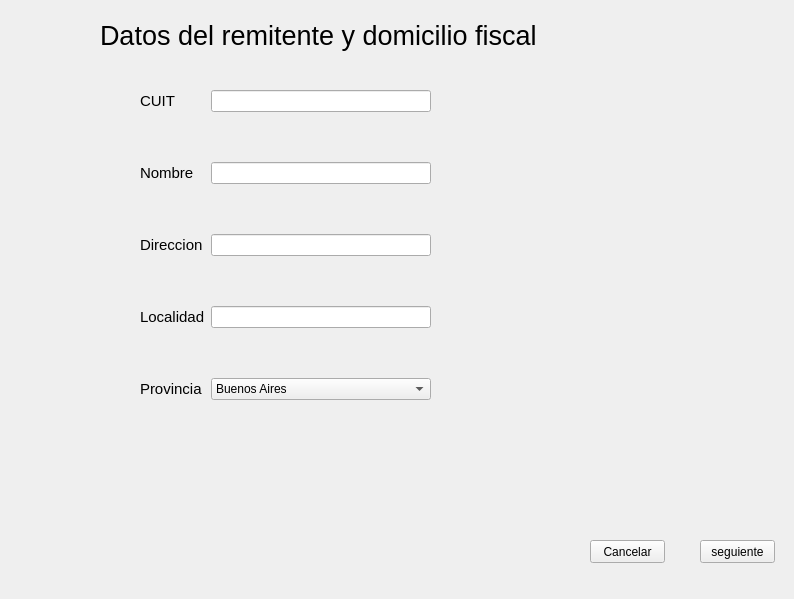
<?xml version="1.0" encoding="UTF-8"?>
<ui version="4.0">
 <class>GUI_CartaPorte_Crear_1</class>
 <widget class="QWidget" name="GUI_CartaPorte_Crear_1">
  <property name="geometry">
   <rect>
    <x>0</x>
    <y>0</y>
    <width>794</width>
    <height>599</height>
   </rect>
  </property>
  <property name="windowTitle">
   <string>Form</string>
  </property>
  <widget class="QLabel" name="label">
   <property name="geometry">
    <rect>
     <x>100</x>
     <y>0</y>
     <width>461</width>
     <height>71</height>
    </rect>
   </property>
   <property name="font">
    <font>
     <pointsize>20</pointsize>
    </font>
   </property>
   <property name="text">
    <string>Datos del remitente y domicilio fiscal</string>
   </property>
  </widget>
  <widget class="QPushButton" name="pushButton">
   <property name="geometry">
    <rect>
     <x>700</x>
     <y>540</y>
     <width>75</width>
     <height>23</height>
    </rect>
   </property>
   <property name="text">
    <string>seguiente</string>
   </property>
  </widget>
  <widget class="QWidget" name="formLayoutWidget">
   <property name="geometry">
    <rect>
     <x>120</x>
     <y>70</y>
     <width>381</width>
     <height>401</height>
    </rect>
   </property>
   <layout class="QFormLayout" name="formLayout">
    <property name="verticalSpacing">
     <number>50</number>
    </property>
    <property name="leftMargin">
     <number>20</number>
    </property>
    <property name="topMargin">
     <number>20</number>
    </property>
    <property name="rightMargin">
     <number>70</number>
    </property>
    <item row="0" column="0">
     <widget class="QLabel" name="label_2">
      <property name="font">
       <font>
        <pointsize>11</pointsize>
       </font>
      </property>
      <property name="text">
       <string>CUIT</string>
      </property>
     </widget>
    </item>
    <item row="1" column="0">
     <widget class="QLabel" name="label_3">
      <property name="font">
       <font>
        <pointsize>11</pointsize>
       </font>
      </property>
      <property name="text">
       <string>Nombre </string>
      </property>
     </widget>
    </item>
    <item row="2" column="0">
     <widget class="QLabel" name="label_4">
      <property name="font">
       <font>
        <pointsize>11</pointsize>
       </font>
      </property>
      <property name="text">
       <string>Direccion</string>
      </property>
     </widget>
    </item>
    <item row="3" column="0">
     <widget class="QLabel" name="label_5">
      <property name="font">
       <font>
        <pointsize>11</pointsize>
       </font>
      </property>
      <property name="text">
       <string>Localidad</string>
      </property>
     </widget>
    </item>
    <item row="4" column="0">
     <widget class="QLabel" name="label_6">
      <property name="font">
       <font>
        <pointsize>11</pointsize>
       </font>
      </property>
      <property name="text">
       <string>Provincia</string>
      </property>
     </widget>
    </item>
    <item row="0" column="1">
     <widget class="QLineEdit" name="lineEdit"/>
    </item>
    <item row="1" column="1">
     <widget class="QLineEdit" name="lineEdit_2"/>
    </item>
    <item row="2" column="1">
     <widget class="QLineEdit" name="lineEdit_3"/>
    </item>
    <item row="3" column="1">
     <widget class="QLineEdit" name="lineEdit_4"/>
    </item>
    <item row="4" column="1">
     <widget class="QComboBox" name="comboBox">
      <item>
       <property name="text">
        <string>Buenos Aires</string>
       </property>
      </item>
      <item>
       <property name="text">
        <string>Cordoba</string>
       </property>
      </item>
     </widget>
    </item>
   </layout>
  </widget>
  <widget class="QPushButton" name="pushButton_2">
   <property name="geometry">
    <rect>
     <x>590</x>
     <y>540</y>
     <width>75</width>
     <height>23</height>
    </rect>
   </property>
   <property name="text">
    <string>Cancelar</string>
   </property>
  </widget>
 </widget>
 <resources/>
 <connections/>
</ui>
